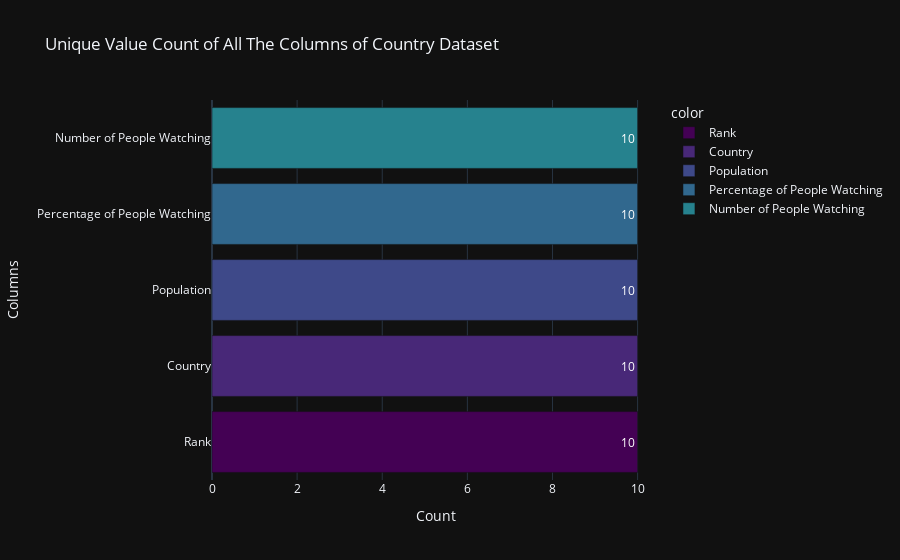

Notebook code for this chart:
### Code cell
# unique value of the columns of the watch dataset
unique_value = df_watch.nunique().sort_values(ascending = False)

fig = px.bar(x = unique_value.values,
             y = unique_value.index,
             color = unique_value.index,
             color_discrete_sequence = px.colors.sequential.Viridis,
             text = unique_value.values,
             title = "Unique Value Count of All The Columns of Country Dataset",
             template = "plotly_dark")

fig.update_layout(xaxis_title="Count",
                  yaxis_title="Columns")

fig.show()

### Figure 1 — Plotly figure (JSON) as saved in the notebook; plotly's stock layout.template omitted (floating-point values rounded to 4 significant figures)
{"data": [{"alignmentgroup": "True", "hovertemplate": "color=Rank<br>x=%{x}<br>y=%{y}<br>text=%{text}<extra></extra>", "legendgroup": "Rank", "marker": {"color": "#440154", "pattern": {"shape": ""}}, "name": "Rank", "offsetgroup": "Rank", "orientation": "h", "showlegend": true, "text": [10.0], "textposition": "auto", "x": [10], "xaxis": "x", "y": ["Rank"], "yaxis": "y", "type": "bar"}, {"alignmentgroup": "True", "hovertemplate": "color=Country<br>x=%{x}<br>y=%{y}<br>text=%{text}<extra></extra>", "legendgroup": "Country", "marker": {"color": "#482878", "pattern": {"shape": ""}}, "name": "Country", "offsetgroup": "Country", "orientation": "h", "showlegend": true, "text": [10.0], "textposition": "auto", "x": [10], "xaxis": "x", "y": ["Country"], "yaxis": "y", "type": "bar"}, {"alignmentgroup": "True", "hovertemplate": "color=Population<br>x=%{x}<br>y=%{y}<br>text=%{text}<extra></extra>", "legendgroup": "Population", "marker": {"color": "#3e4989", "pattern": {"shape": ""}}, "name": "Population", "offsetgroup": "Population", "orientation": "h", "showlegend": true, "text": [10.0], "textposition": "auto", "x": [10], "xaxis": "x", "y": ["Population"], "yaxis": "y", "type": "bar"}, {"alignmentgroup": "True", "hovertemplate": "color=Percentage of People Watching<br>x=%{x}<br>y=%{y}<br>text=%{text}<extra></extra>", "legendgroup": "Percentage of People Watching", "marker": {"color": "#31688e", "pattern": {"shape": ""}}, "name": "Percentage of People Watching", "offsetgroup": "Percentage of People Watching", "orientation": "h", "showlegend": true, "text": [10.0], "textposition": "auto", "x": [10], "xaxis": "x", "y": ["Percentage of People Watching"], "yaxis": "y", "type": "bar"}, {"alignmentgroup": "True", "hovertemplate": "color=Number of People Watching<br>x=%{x}<br>y=%{y}<br>text=%{text}<extra></extra>", "legendgroup": "Number of People Watching", "marker": {"color": "#26828e", "pattern": {"shape": ""}}, "name": "Number of People Watching", "offsetgroup": "Number of People Watching", "orientation": "h", "showlegend": true, "text": [10.0], "textposition": "auto", "x": [10], "xaxis": "x", "y": ["Number of People Watching"], "yaxis": "y", "type": "bar"}], "layout": {"xaxis": {"anchor": "y", "domain": [0.0, 1.0], "title": {"text": "Count"}}, "yaxis": {"anchor": "x", "domain": [0.0, 1.0], "title": {"text": "Columns"}}, "legend": {"title": {"text": "color"}, "tracegroupgap": 0}, "title": {"text": "Unique Value Count of All The Columns of Country Dataset"}, "barmode": "relative"}}
